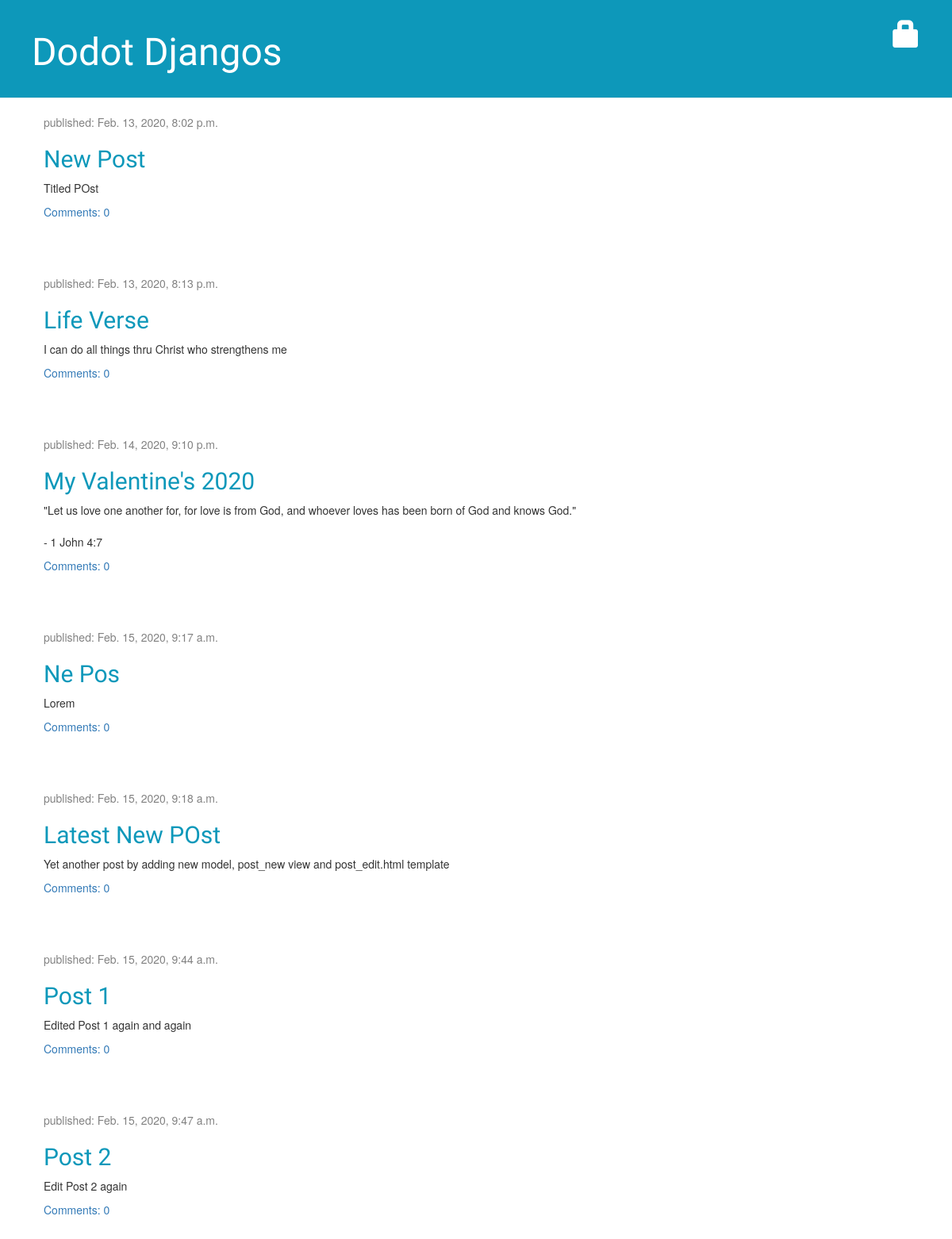
The app's page /, older data.
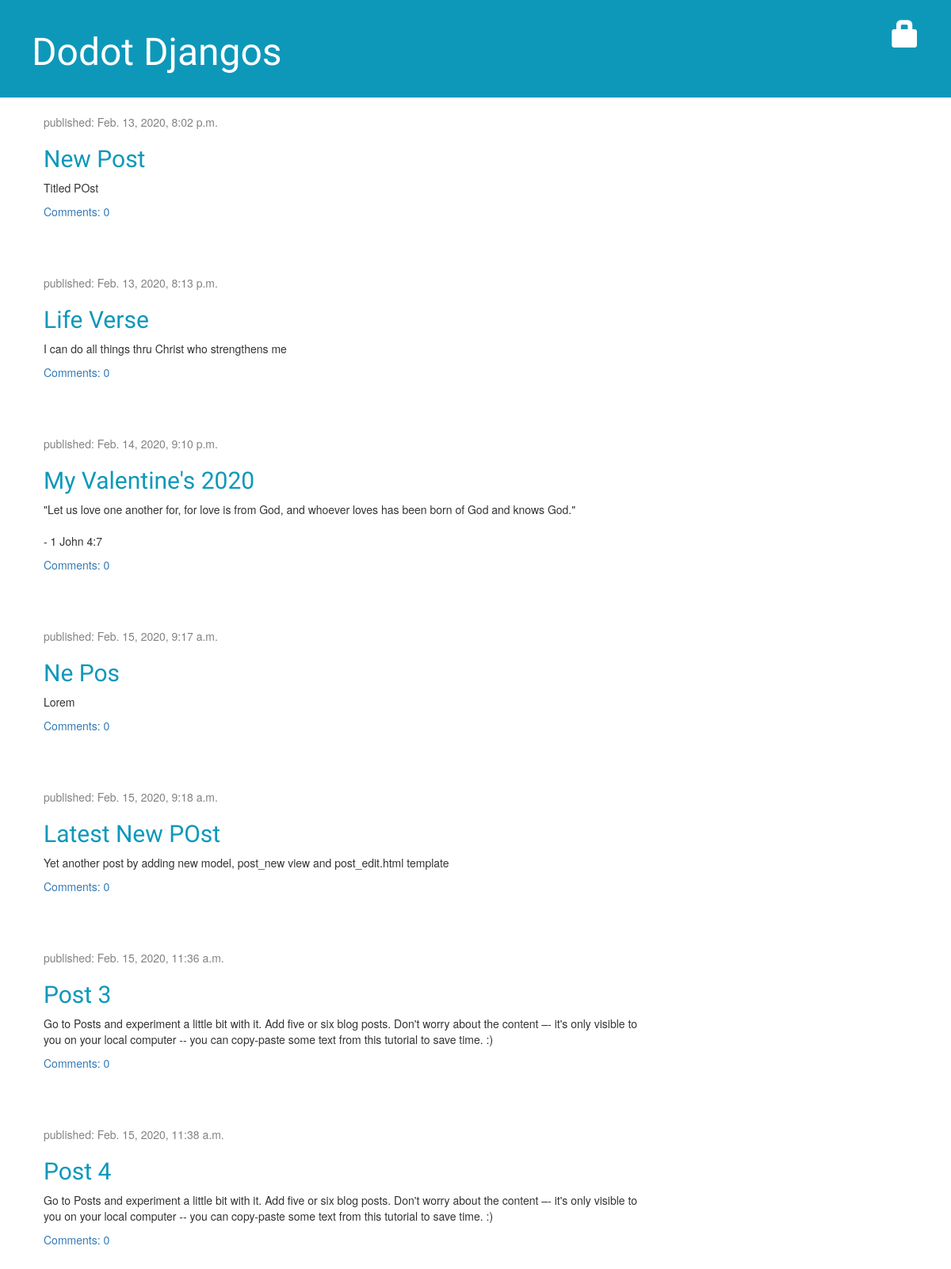
The same page, newer data.
### blog/models.py (models this page shows, shortened)
class Post(models.Model):
    author = models.ForeignKey(settings.AUTH_USER_MODEL, on_delete=models.CASCADE)
    title = models.CharField(max_length=200)
    text = models.TextField()
    created_date = models.DateTimeField(default=timezone.now)
    published_date = models.DateTimeField(blank=True, null=True)

### blog/views.py (the view)
# urls.py: path('', views.post_list, name='post_list'),
def post_list(request):
    posts = Post.objects.filter(published_date__lte=timezone.now()).order_by('published_date')
    return render(request, 'blog/post_list.html', {'posts': posts})

### blog/templates/blog/post_list.html (shortened to what this page needs)
{% extends 'blog/base.html' %}
{% load static %}
    {% block content %}
                {% for post in posts %}
                    <div class="post">
                        <div class="date">
                            <p>published: {{ post.published_date }}</p>
                        </div>
                        <h2><a href="{% url 'post_detail' pk=post.pk %}">{{ post.title }}</a></h2>
                        <p>{{ post.text|linebreaksbr }}</p>
                        <a href="{% url 'post_detail' pk=post.pk %}">Comments: {{ post.comments.count}}</a>
                    </div>
                {% endfor %}
    {% endblock %}

Row changes from the older to the newer data that the page shows:
removed Post: published_date "Feb. 15, 2020, 9:44 a.m.", title "Post 1", text "Edited Post 1 again and again", comments.count "0"
removed Post: published_date "Feb. 15, 2020, 9:47 a.m.", title "Post 2", text "Edit Post 2 again", comments.count "0"
now on this page (row edited): Post: published_date "Feb. 15, 2020, 11:36 a.m.", title "Post 3", text "Go to Posts and experiment a little bit with it. Add five or six blog posts. Don't worry about the content –- it's only visible to you on your local computer -- you can copy-paste some text from this tutorial to save time. :)", comments.count "0"
now on this page (row edited): Post: published_date "Feb. 15, 2020, 11:38 a.m.", title "Post 4", text "Go to Posts and experiment a little bit with it. Add five or six blog posts. Don't worry about the content –- it's only visible to you on your local computer -- you can copy-paste some text from this tutorial to save time. :)", comments.count "0"
